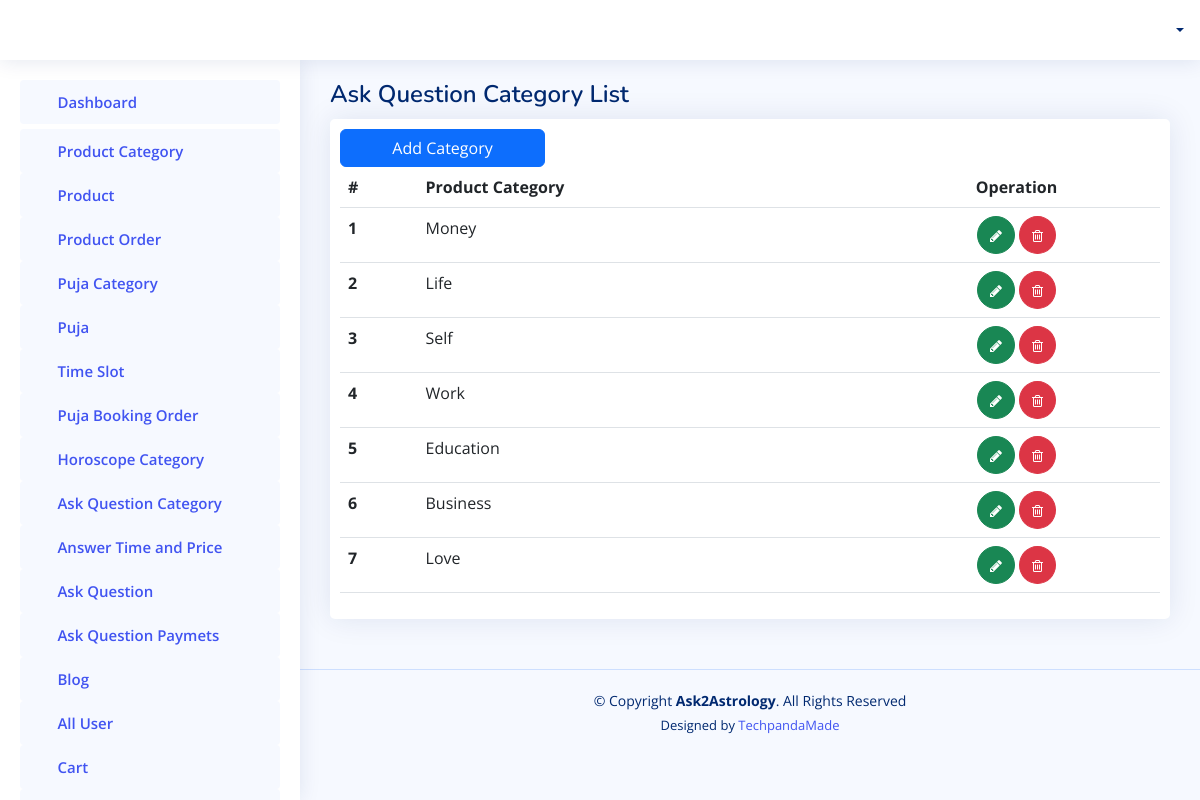
The page /admin-panel/getfaqcategory/ on the database its author committed.
### adminapp/models.py (models this page shows)
class CategoryOfFAQ(models.Model):
    catname = models.CharField(max_length=200, null=True)

### adminapp/views.py (the view)
# urls.py: path('getfaqcategory/',views.GetAllCategoryOfFAQ),
def GetAllCategoryOfFAQ(request):
    faqcate = CategoryOfFAQ.objects.all().order_by('-id')
    return render(request, "admintemp/faqcategory.html", {'faq':faqcate})

### templates/admintemp/faqcategory.html (shortened to what this page needs)
{% extends 'admintemp/index.html' %}
{% load static %}
  {% block content %}
  <main id="main" class="main">
    <div class="pagetitle">
      <h1>Ask Question Category List</h1>
    </div>
    <section class="section">
      <div class="row">
        <div class="col-lg-12">
          <div class="card">
            <div class="card-body" style="padding:10px;">
              <a href="/admin-panel/addfaqcategory/"><button type="submit" class="btn btn-primary col-md-3">Add Category</button></a>
              <table class="table">
                <thead>
                  <tr>
                    <th scope="col">#</th>
                    <th scope="col">Product Category</th>
                    <th scope="col" style="text-align: center;">Operation</th>
                  </tr>
                </thead>
                <tbody>
                  {% for ky in faq %}
                  <tr>
                    <th scope="row">{{forloop.counter}}</th>
                    <td>{{ ky.catname }}</td>
                    <td style="text-align: center;">
                      <a class="btn btn-success" style="border-radius:50%;" href="{% url 'update_ask' id=ky.id %}"> <i class="fa fa-pencil" style="font-size: 14px;"> </i> </a>
                      <label for="confirmation-checkbox"><span class="btn btn-danger" style="border-radius:50%;" ><i class="fa fa-trash-o" style="font-size: 14px;"></i></span></label>
                    </td>
                    </tr>
                  {% endfor %}
                </tbody>
              </table>
            </div>
          </div>
      </div>
    </section>
  </main>
  {% endblock content %}

### static/assets2/css/style.css (style rules this page uses)
:root { scroll-behavior: smooth; }
body { font-family: "Open Sans", sans-serif; background: #f6f9ff; color: #444444; }
a { color: #4154f1; text-decoration: none; }
h1, h2, h3, h4, h5, h6 { font-family: "Nunito", sans-serif; }
#main { margin-top: 60px; padding: 20px 30px; transition: all 0.3s; }
.pagetitle { margin-bottom: 10px; }
.pagetitle h1 { font-size: 24px; margin-bottom: 0; font-weight: 600; color: #012970; }
.card { margin-bottom: 30px; border: none; border-radius: 5px; box-shadow: 0px 0 30px rgba(1, 41, 112, 0.1); }
.card-body { padding: 0 20px 20px 2 0px; }
@media (min-width: 1200px) { #main, #footer { margin-left: 300px; } }

### rows shown on the page
CategoryOfFAQ: catname "Money"
CategoryOfFAQ: catname "Life"
CategoryOfFAQ: catname "Self"
CategoryOfFAQ: catname "Work"
CategoryOfFAQ: catname "Education"
CategoryOfFAQ: catname "Business"
CategoryOfFAQ: catname "Love"
